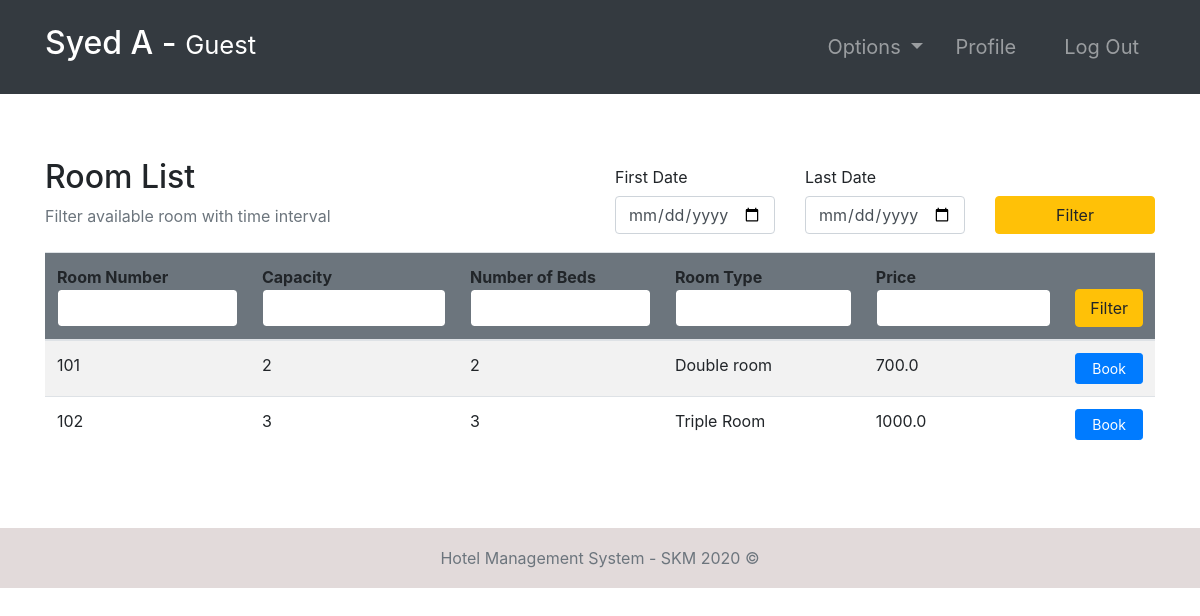
Screenshot of /rooms/ (signed in) with the database file from the repository.
### room/models.py (models this page shows)
class Room(models.Model):
    ROOM_TYPES = (
        ('King', 'King'),
        ('Luxury', 'Luxury'),
        ('Normal', 'Normal'),
        ('Economic', 'Economic'),
    )
    number = models.IntegerField(primary_key=True)
    capacity = models.SmallIntegerField()
    numberOfBeds = models.SmallIntegerField()
    roomType = models.CharField(max_length=20, choices=ROOM_TYPES)
    price = models.FloatField()
    statusStartDate = models.DateField(null=True)
    statusEndDate = models.DateField(null=True)
    def __str__(self):
        return str(self.number)

### room/views.py (the view, shortened to what this page needs)
# urls.py: path('rooms/', rooms, name="rooms"),
@ login_required(login_url='login')
def rooms(request):
    role = str(request.user.groups.all()[0])
    path = role + "/"
    rooms = Room.objects.all()
    firstDayStr = None
    lastDateStr = None
    def chech_availability(fd, ed):
        availableRooms = []
        for room in rooms:
            availList = []
            bookingList = Booking.objects.filter(roomNumber=room)
            if room.statusStartDate == None:
                for booking in bookingList:
                    if booking.startDate > ed.date() or booking.endDate < fd.date():
                        availList.append(True)
                    else:
                        availList.append(False)
                if all(availList):
                    availableRooms.append(room)
            else:
                if room.statusStartDate > ed.date() or room.statusEndDate < fd.date():
                    for booking in bookingList:
                        if booking.startDate > ed.date() or booking.endDate < fd.date():
                            availList.append(True)
                        else:
                            availList.append(False)
                        if all(availList):
                            availableRooms.append(room)
        return availableRooms
    context = {
        "role": role,
        'rooms': rooms,
        'fd': firstDayStr,
        'ld': lastDateStr
    }
    return render(request, path + "rooms.html", context)

### accounts/models.py (called while the page is built)
    def currentRoom(self):
        booking = Booking.objects.filter(guest=self).last()
        return booking.roomNumber

### Templates/guest/rooms.html
{% extends '../index.html' %}
{% block context %}
{% include '../common_pages/rooms.html' %}
{% endblock %}

### Templates/incs/nav.html (shortened to what this page needs)
<nav class="navbar navbar-dark bg-dark navbar-expand-lg py-3 " role="navigation">
    <div class="container">
        <a href="" class="navbar-brand">
            <h2 class="text-capitalize">
                {{ request.user.first_name }} {{ request.user.last_name }} -
                <small>
                    {{ role }}
                </small>
            </h2>
        </a>
        <div class="collapse navbar-collapse" id="navbarTags">
            <ul class="navbar-nav ml-auto">
                <li class="nav-item dropdown p-2">
                    <a class="nav-link dropdown-toggle" href="#" id="navbarDropdown" role="button"
                        data-toggle="dropdown" aria-haspopup="true" aria-expanded="false">
                        Options
                    </a>
                </li>
                <li class="nav-item mr-3 p-2">
                    {% if role == 'guest' %}
                    <a href="{% url 'guest-profile' user.id %}" class="nav-link">Profile</a>
                    {% endif %}
                </li>
                <li class="nav-item p-2 ">
                    <a href="{% url 'logout' %}" class="nav-link">Log Out</a>
                </li>
            </ul>
        </div>
    </div>
</nav>

### Templates/common_pages/rooms.html (shortened to what this page needs)
<div class="container py-5 clearfix">
    <div class="table-header row mt-3 clearfix">
        <div class="col-sm-12 col-md-12 col-lg-6 mb-4">
            <h2>Room List</h2>
            <span class="text-muted">Filter available room with time interval</span>
        </div>
        <div class="col-sm-12 col-md-12 col-lg-6">
            <form action="" method="POST">
                <div class="row">
                    <div class="form-group col-4">
                        <label for="example-date-input" class="col-form-label">First Date</label>
                        <div class="">
                            <input class="form-control" type="date" name="fd" value="{{fd}}" id="example-date-input">
                        </div>
                    </div>
                    <div class="form-group col-4">
                        <label for="example-date-input" class="col-form-label">Last Date</label>
                        <div class="">
                            <input class="form-control" type="date" name="ld" value="{{ld}}" id="example-date-input">
                        </div>
                    </div>
                    <div class="col-4" style="margin-top:38px;">
                        <button type="submit" name="dateFilter" class="btn btn-warning w-100">Filter</button>
                    </div>
                </div>
            </form>
        </div>
    </div>
    <table class="table table-hover table-striped">
        <thead class="bg-secondary rounded">
            <tr>
                <form action="" method="POST">
                    <th>Room Number<input type="number" name="number" value="{{number}}"
                            class="form-control border border-secondary"></th>
                    <th>Capacity<input type="number" name="capacity" value="{{capacity}}"
                            class="form-control border border-secondary"></th>
                    <th>Number of Beds<input type="number" name="nob" value="{{nob}}"
                            class="form-control border border-secondary"></th>
                    <th>Room Type<input type="text" name="type" value="{{type}}"
                            class="form-control border border-secondary"></th>
                    <th>Price <input type="number" step="0.01" name="price" value="{{price}}"
                            class="form-control border border-secondary"></th>
                    <th colspan="2"><button type="submit" name="filter" class="btn btn-warning w-100">Filter</button>
                    </th>
                </form>
            </tr>
        </thead>
        <tbody>
            {% for room in rooms %}
            <tr>
                <td>{{ room.number }}</td>
                <td>{{ room.capacity }}</td>
                <td>{{ room.numberOfBeds }}</td>
                <td>{{ room.roomType }}</td>
                <td>{{ room.price }}</td>
                {% if role == "guest" or role == "receptionist" %}
                <td>
                    <form action="{% url 'booking-make' %}" method="POST">
                        <button type="submit" name="book" id="book" class="btn btn-sm btn-primary px-3">Book</button>
                    </form>
                </td>
                {% endif %}
            </tr>
            {% endfor %}
        </tbody>
    </table>
</div>

### static/css/main.css (style rules this page uses)
* { margin: 0; padding: 0; -webkit-font-smoothing: antialiased; }
.clearfix { overflow: auto; }
body { position: relative; }
nav .nav-item { font-size: 20px; }

### rows the page displays
Room: number "101", capacity "2", numberOfBeds "2", roomType "Double room", price "700.0"
Room: number "102", capacity "3", numberOfBeds "3", roomType "Triple Room", price "1000.0"

### other values shown
{{ request.user.first_name }} "Syed"
{{ request.user.last_name }} "A"
{{ role }} "Guest"
